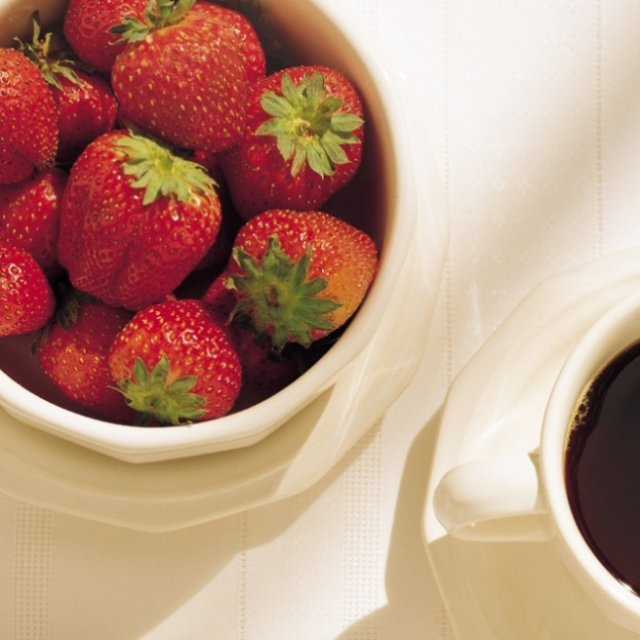
#> input picture opencv_scripts/coffee.bmp, 640 x 640 px
$ python pw2.py
#> lines starting #> are read from the running program, lines starting #| are printed output that depends on the picture; after the words box and inside, x2 and y2 are one past the last pixel; in counts of white or black regions, pixels touching at a corner belong together
# -*- coding: utf-8 -*-
"""
PW2: colorspaces
"""

#%%
import numpy as np
import cv2
from matplotlib import pyplot as plt
#%% Load the image in colors
img = cv2.imread('coffee.bmp') # It is the default behavior
#> img is the input picture: shape (640, 640, 3); mean B, G, R 126.3, 145.9, 186.2

#%% Show the color image
cv2.imshow('Color image',img)
cv2.waitKey(0)
cv2.destroyAllWindows()

#%% Show the R G B components
cv2.imshow('Blue channel',img[:,:,0])

cv2.imshow('Green channel',img[:,:,1])

cv2.imshow('Red channel',img[:,:,2])

cv2.waitKey(0)
cv2.destroyAllWindows()

#%% Color histograms

color = ('b','g','r')
for i,col in enumerate(color):
    histr = cv2.calcHist([img],[i],None,[256],[0,256])
    plt.plot(histr,color = col)
    plt.xlim([0,256])
plt.show()
#> figure, not shown here; curve peaks at x = 36, y = 6428; curve peaks at x = 177, y = 6940; curve peaks at x = 203, y = 8674

#%% Changing color space
img = cv2.imread('peppers.bmp') # It is the default behavior
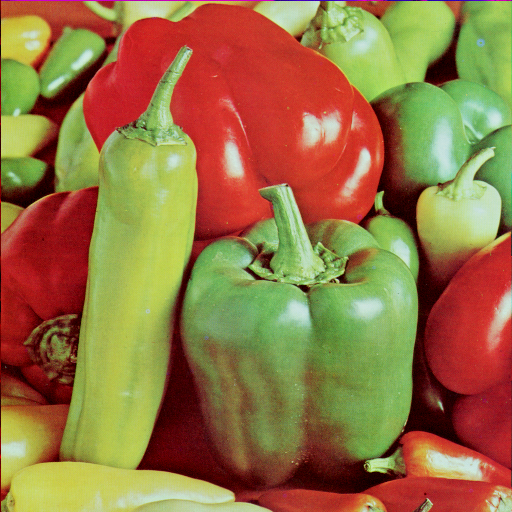
#> input picture opencv_scripts/peppers.bmp, 512 x 512 px
#> img is the input picture: shape (512, 512, 3); mean B, G, R 66.5, 115.6, 149.8

# change to the HSV color space
hsv = cv2.cvtColor(img, cv2.COLOR_BGR2HSV)
#> hsv: shape (512, 512, 3); mean H, S, V 41.4, 162.5, 165.9

cv2.imshow('Color image',img)
cv2.imshow('Hue channel',hsv[:,:,0])
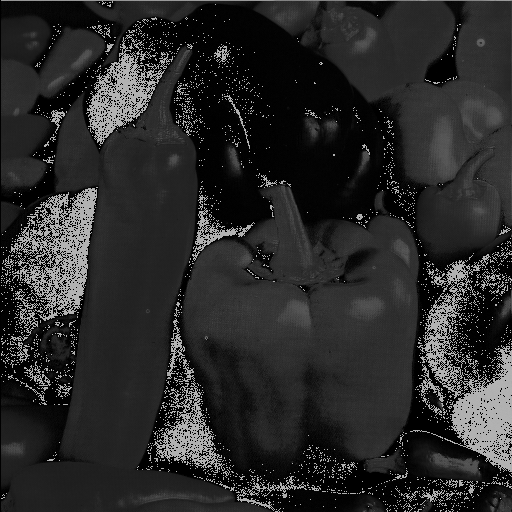
#> window 'Hue channel': shape (512, 512); min 0, max 179, mean 41.4

cv2.imshow('Saturation channel',hsv[:,:,1])
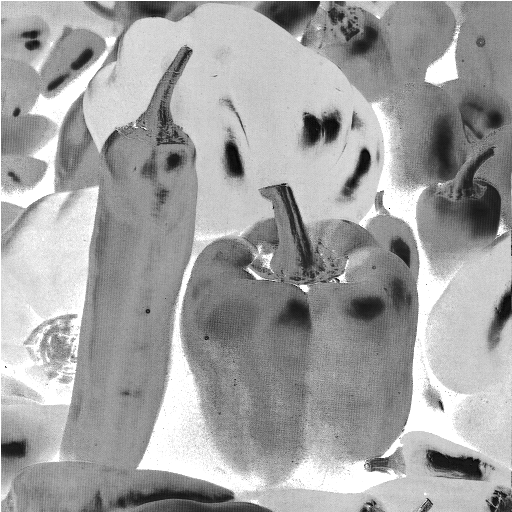
#> window 'Saturation channel': shape (512, 512); min 0, max 255, mean 162.5

cv2.imshow('Value channel',hsv[:,:,2])
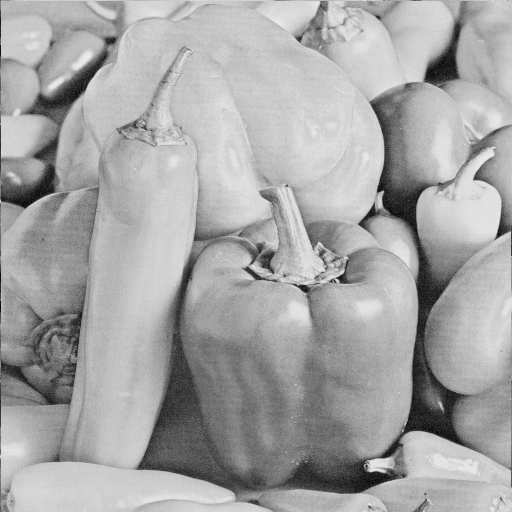
#> window 'Value channel': shape (512, 512); min 0, max 237, mean 165.9

cv2.waitKey(0)
cv2.destroyAllWindows()


#%%
color = ('c','m','k')
for i,col in enumerate(color):
    histr = cv2.calcHist([hsv],[i],None,[256],[0,256])
    plt.plot(histr,color = col)
    plt.xlim([0,256])
    plt.legend(['h', 's', 'v '])
plt.show()
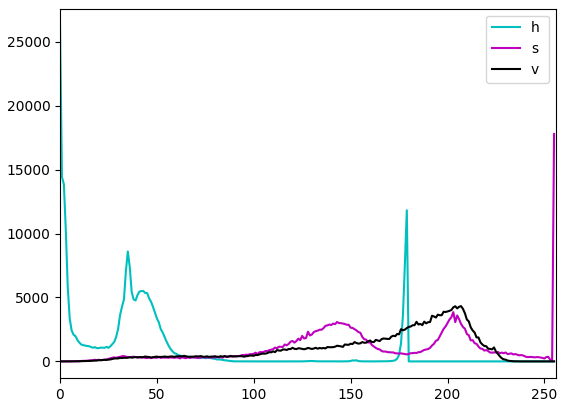
#> figure drawn by matplotlib, 1 panel; curve peaks at x = 0, y = 26281; curve peaks at x = 255, y = 17788; curve peaks at x = 207, y = 4322


#%% show the green part of the image


# define range of green color in HSV
green = np.uint8([[[0,255,0 ]]])
hsv_green = cv2.cvtColor(green,cv2.COLOR_BGR2HSV)
GR = hsv_green[0,0,0]

eps = 20
lower_green = np.array([GR-eps,50,50])
upper_green = np.array([GR+eps,255,255])

# Threshold the HSV image to get only blue colors
mask = cv2.inRange(hsv, lower_green, upper_green)
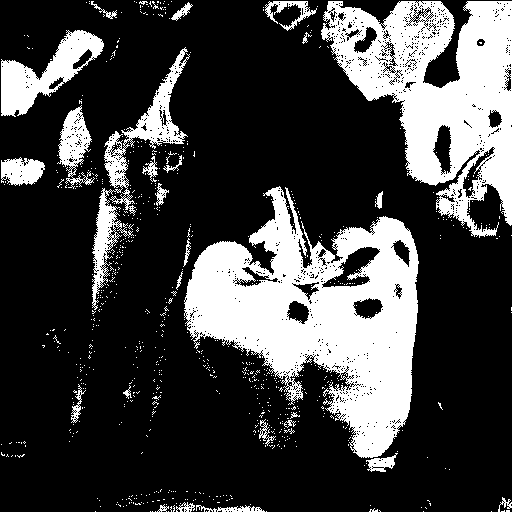
#> mask: shape (512, 512); 26% white; 758 white regions (731 under 20 px), largest, box (x1, y1, x2, y2) and area: (184, 186, 419, 458) 31161, (321, 1, 512, 238) 22706, (92, 47, 190, 310) 4346

# Bitwise-AND mask and original image
res = cv2.bitwise_and(img,img, mask= mask)
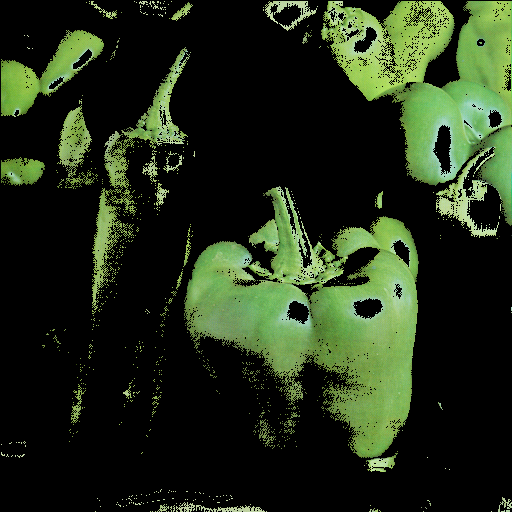
#> res: shape (512, 512, 3); mean B, G, R 24.7, 46.3, 34.4

cv2.imshow('image',img)
cv2.imshow('mask',mask)
cv2.imshow('res',res)
cv2.waitKey(0)
cv2.destroyAllWindows()
